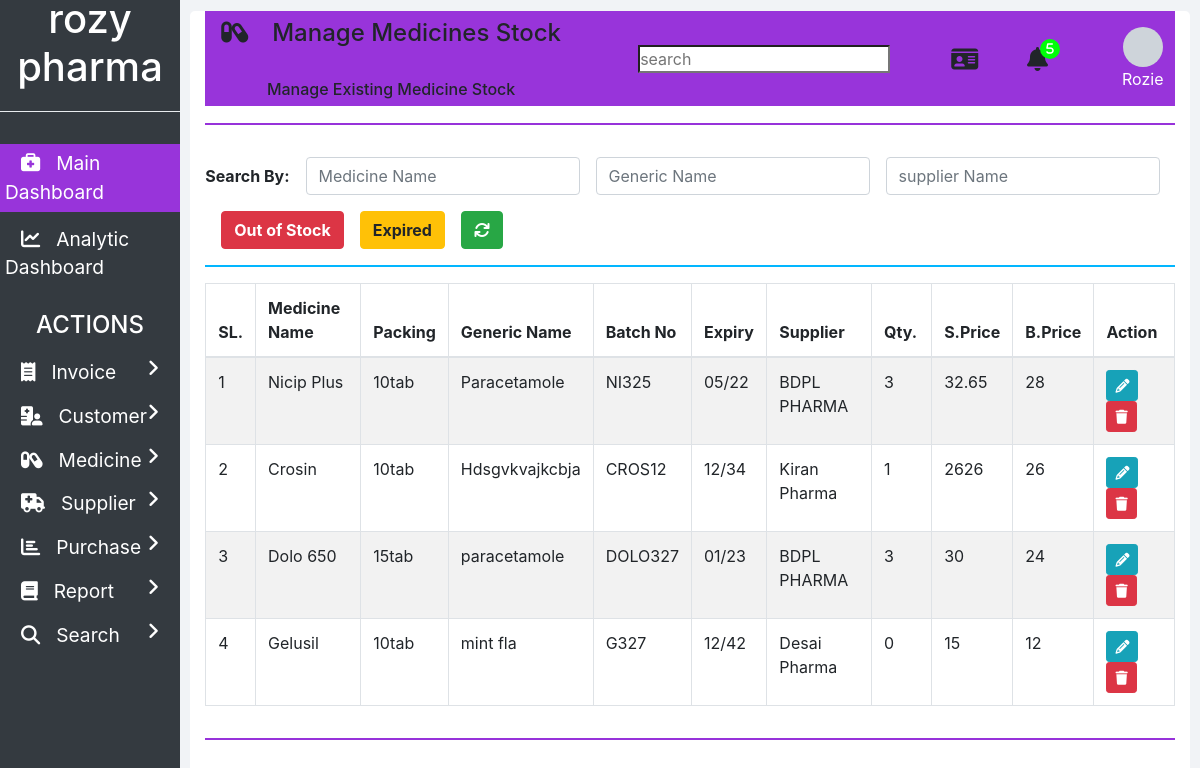
Page /manage_medicine_stock.php on the committed database.
### tables this page shows
CREATE TABLE `medicines` (
  `ID` int(11) NOT NULL,
  `NAME` varchar(100) NOT NULL,
  `PACKING` varchar(20) NOT NULL,
  `GENERIC_NAME` varchar(100) NOT NULL,
  `SUPPLIER_NAME` varchar(100) NOT NULL
);

CREATE TABLE `medicines_stock` (
  `ID` int(11) NOT NULL,
  `NAME` varchar(100) NOT NULL,
  `BATCH_ID` varchar(20) NOT NULL,
  `EXPIRY_DATE` varchar(10) NOT NULL,
  `QUANTITY` int(11) NOT NULL,
  `MRP` double NOT NULL,
  `RATE` double NOT NULL
);

### includes/manage_medicine_stock.php (the view, shortened to what this page needs)
<?php
function showMedicinesStock($id)
{
  require "dbConfig.php";
  if ($con) {
    $seq_no = 0;
    $query = "SELECT * FROM medicines INNER JOIN medicines_stock ON medicines.NAME = medicines_stock.NAME";
    $result = mysqli_query($con, $query);
    while ($row = mysqli_fetch_array($result)) {
      $seq_no++;
      if ($row['BATCH_ID'] == $id)
        showEditOptionsRow($seq_no, $row);
      else
        showMedicineStockRow($seq_no, $row);
    }
  }
}
function showMedicineStockRow($seq_no, $row)
{
  ?>
  <tr>
    <td>
      <?php echo $seq_no; ?>
    </td>
    <td>
      <?php echo $row['NAME']; ?>
    </td>
    <td>
      <?php echo $row['PACKING']; ?>
    </td>
    <td>
      <?php echo $row['GENERIC_NAME']; ?>
    </td>
    <td>
      <?php echo $row['BATCH_ID']; ?>
    </td>
    <td>
      <?php echo $row['EXPIRY_DATE']; ?>
    </td>
    <td>
      <?php echo $row['SUPPLIER_NAME']; ?>
    </td>
    <td>
      <?php echo $row['QUANTITY']; ?>
    </td>
    <td>
      <?php echo $row['MRP']; ?>
    </td>
    <td>
      <?php echo $row['RATE']; ?>
    </td>
    <td>
      <button href="" class="btn btn-info btn-sm" onclick="editMedicineStock('<?php echo $row['BATCH_ID']; ?>');">
        <i class="fa fa-pencil"></i>
      </button>
          <button class="btn btn-danger btn-sm" onclick="deleteMedicineStock(<?php echo $row['ID']; ?>);">
            <i class="fa fa-trash"></i>
          </button>
    </td>
  </tr>
  <?php
}
  ?>

### manage_medicine_stock.php (shortened to what this page needs)
<!DOCTYPE html>
<html lang="en" dir="ltr">
  <head>
    <link rel="stylesheet" href="bootstrap/css/bootstrap.min.css">
    <link rel="stylesheet" href="fontawesome/css/all.min.css">
    <link rel="stylesheet" href="style.css">
  </head>
  <body>
    <div class="container-fluid">
      <div class="container">
        <?php
          require "includes/header.php";
          createHeader('capsules', 'Manage Medicines Stock', 'Manage Existing Medicine Stock');
        ?>
        <div class="row">
          <div class="col-md-12 form-group form-inline">
            <label class="font-weight-bold" for="">Search By:&emsp;</label>
            <div class="d-flex justify-content-center align-items-center">
            <input type="text" class="form-control" id="by_name" placeholder="Medicine Name" onkeyup="searchMedicineStock(this.value, 'NAME');">
            &emsp;<input type="text" class="form-control" id="by_generic_name" placeholder="Generic Name" onkeyup="searchMedicineStock(this.value, 'GENERIC_NAME');">
            &emsp;<input type="text" class="form-control" id="by_suppliers_name" placeholder="supplier Name" onkeyup="searchMedicineStock(this.value, 'SUPPLIER_NAME');">   </div>
            &emsp;<button class="mt-3 btn btn-danger font-weight-bold" onclick="searchMedicineStock('0', 'QUANTITY');">Out of Stock</button>
            &emsp;<button class="mt-3 btn btn-warning font-weight-bold" onclick="searchMedicineStock('', 'EXPIRY_DATE');">Expired</button>
            &emsp;<button class="mt-3 btn btn-success font-weight-bold" onclick="cancel();"><i class="fa fa-refresh"></i></button>
          </div>
          <div class="col col-md-12">
            <hr class="col-md-12" style="padding: 0px; border-top: 2px solid  #02b6ff;">
          </div>
          <div class="col col-md-12 table-responsive">
            <div class="table-responsive">
            	<table class="table table-bordered table-striped table-hover">
            		<thead>
            			<tr>
            				<th style="width: 1%;">SL.</th>
            				<th style="width: 14%;">Medicine Name</th>
                    <th style="width: 5%;">Packing</th>
                    <th style="width: 14%;">Generic Name</th>
                    <th style="width: 10%;">Batch No</th>
                    <th style="width: 8%;">Expiry</th>
            				<th style="width: 15%;">Supplier</th>
                    <th style="width: 7%;">Qty.</th>
                    <th style="width: 8%;">S.Price</th>
                    <th style="width: 8%;">B.Price</th>
                    <th style="width: 10%;">Action</th>
            			</tr>
            		</thead>
                <tbody id="medicines_stock_div">
                  <?php
                    require 'includes/manage_medicine_stock.php';
                    if(isset($_GET['out_of_stock']))
                      echo "<script>searchMedicineStock('0', 'QUANTITY');</script>";
                    else if(isset($_GET['expired']))
                      echo "<script>searchMedicineStock('', 'EXPIRY_DATE');</script>";
                    else
                      showMedicinesStock("0");
                  ?>
            		</tbody>
            	</table>
            </div>
          </div>
        </div>
        <hr style="border-top: 2px solid #9732DAFF;">
      </div>
    </div>
  </body>
</html>

### includes/header.php
<?php
function createHeader($icon, $heading, $sub_heading) {
  echo '
<header class="d-flex align-items-center justify-content-between">
  <div class="dashboard d-flex flex-column align-items-center mx-3">
      <p class="h4 pt-2"><i class="fa fa-'.$icon.'"></i>&emsp;'.$heading.'</p>
        &emsp;&emsp;<small class="fw-bold h6 mb-2">'.$sub_heading.'</small>
      </div>
  <div class="input">
    <input type="search" placeholder="search">
  </div>
  <div class="header__menu d-flex align-items-center justify-content-between gap-3 mr-5">
    <i class="fa-solid fa-id-card"></i>
    <i class="fa-solid fa-bell"><span><p>5</p></span></i>
<div class="col-md-1 user__options">
         <div class="col col-md-1 logout " onclick="showOptions();">
          <div class="avator">
          <div class="avator__image">
          </div>
           <p class="avator__name text-white mb-5"> Rozie </p> </div>
         <div id="mark"></div>
         <ul id="options" class="options list-unstyled" style="display: none;">
          <li class="mt-5 pt-3">
            <a href="my_profile.php"><i class="fa fa-user"></i>
            <span>My Profile</span>
            </a>
            </li>
            <li><a href="change_password.php"><i class="fa fa-edit"></i>
            <span>Change Password</span></a>
            </li>
            <li>
            <a href="logout.php" class="text-danger d-flex"><i class="fa fa-key text-danger"></i><span>Logout</span></a>
           </li>
         </ul> </div>
       </div>
</header>
<hr style="border-top: 2px solid #9732DAFF;">
';}
?>

### style.css (style rules this page uses)
* { padding:0;margin:0;box-sizing:border-box }
header { background:#9834da;height:6rem;border-bottom:1px solid #fff }
header i { font-size:1.5rem }
header .header__menu { margin-right:3rem }
header .header__menu i { cursor:pointer;position:relative }
header .header__menu i span { position:absolute }
header .header__menu i span P { height:20px;width:20px;border-radius:50%;display:grid;place-items:center;background:#00ff08;color:#fff;font-size:12px;margin-top:-0.5rem;margin-left:-0.5rem }
header .header__menu .user__options .logout { margin-right:10px;margin-top:3rem }
header .header__menu .user__options .avator { cursor:pointer;margin-left:1rem;display:flex;align-items:center;justify-content:center;flex-direction:column }
header .header__menu .user__options .avator .avator__image { height:2.5rem;width:2.5rem;border-radius:50%;background:#ced4da }
header .header__menu .user__options .avator__name { font-size:16px;font-weight:normal }
aside { width:15%;height:100vh;background-color:#343a40;position:fixed;z-index:1;flex:1 0 auto }
aside .sidebar { width:100%;height:100%;top:0 }
aside .sidebar .card__body .logo { height:7rem;border-bottom:1px solid #e9ecef;display:flex;align-items:center;justify-content:center }
aside .sidebar .card__body .logo h1 { color:#fff;text-align:center;margin-bottom:25px }
aside .sidebar .card__body .main__menu-item { padding:5px 5px;cursor:pointer;position:relative }
aside .sidebar .card__body .main__menu-item.top { margin-top:2rem;background:#9834da }
aside .sidebar .card__body .main__menu-item>a { height:150% !important;color:#fff;text-decoration:none;font-size:1.2rem }
aside .sidebar .card__body .main__menu-item>a i { margin:0 16px }
aside .sidebar .card__body .main__menu-item>a .pull__right { position:absolute;right:5px }
aside #first,aside #second,aside #third,aside #fourth,aside #fifth,aside #sixth,aside #seventh { margin-top:5px }
.container-fluid { margin-left:15%;width:85%;background:#f8f9fa;padding:1px 0 0 0;flex:1 0 auto }
.container { margin:0;max-width:98%;margin:1%;background-color:#fff;border-radius:5px }
.container { height:100vh }
.form-group { margin-top:1rem;margin-bottom:0 }
.container-fluid { margin-left:15%;width:85%;background:#f1f3f6;padding:1px 0 0 0;flex:1 0 auto }

### rows in the picture
medicines: seq_no "1", medicines_stock.NAME "Nicip Plus", PACKING "10tab", GENERIC_NAME "Paracetamole", medicines_stock.BATCH_ID "NI325", medicines_stock.EXPIRY_DATE "05/22", SUPPLIER_NAME "BDPL PHARMA", medicines_stock.QUANTITY "3", medicines_stock.MRP "32.65", medicines_stock.RATE "28"
medicines: seq_no "2", medicines_stock.NAME "Crosin", PACKING "10tab", GENERIC_NAME "Hdsgvkvajkcbja", medicines_stock.BATCH_ID "CROS12", medicines_stock.EXPIRY_DATE "12/34", SUPPLIER_NAME "Kiran Pharma", medicines_stock.QUANTITY "1", medicines_stock.MRP "2626", medicines_stock.RATE "26"
medicines: seq_no "3", medicines_stock.NAME "Dolo 650", PACKING "15tab", GENERIC_NAME "paracetamole", medicines_stock.BATCH_ID "DOLO327", medicines_stock.EXPIRY_DATE "01/23", SUPPLIER_NAME "BDPL PHARMA", medicines_stock.QUANTITY "3", medicines_stock.MRP "30", medicines_stock.RATE "24"
medicines: seq_no "4", medicines_stock.NAME "Gelusil", PACKING "10tab", GENERIC_NAME "mint fla", medicines_stock.BATCH_ID "G327", medicines_stock.EXPIRY_DATE "12/42", SUPPLIER_NAME "Desai Pharma", medicines_stock.QUANTITY "0", medicines_stock.MRP "15", medicines_stock.RATE "12"

### other values in the picture
$heading "Manage Medicines Stock"
$sub_heading "Manage Existing Medicine Stock"
